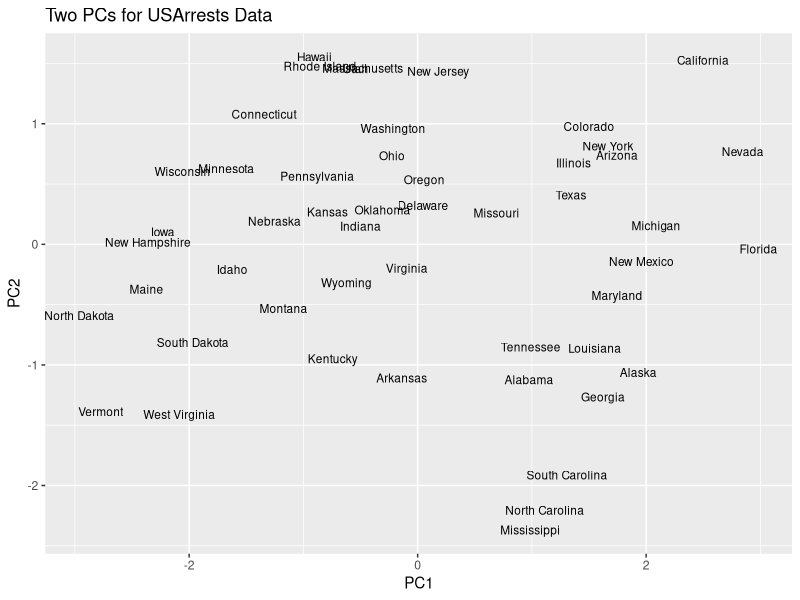

Source code (R):
## ---- chunk 1
#load tidyverse package
library(tidyverse)

#load USArrests dataset
data("USArrests")

# Step 1: Standardise

#need to prepare data for PCA, normalise and standardise, can use inbuilt function apply() 

#Q1: Attempt to replicate the scaling using a for loop

#initialise new vector to hold standardised columns of data
stand_usarrests <- c()

#loop through each column of data set
for (i in 1:ncol(USArrests)){
  
  #assign whole column to a variable and get mean and standard deviation of column
  arr_col <- USArrests[,i]
  arr_mean <- mean(arr_col)
  arr_sd <- sd(arr_col)
  
  #standardise column 
  stand_col <- (arr_col-arr_mean)/arr_sd
  
  #add to stand_usarrests
  stand_usarrests <- cbind(stand_usarrests, stand_col)
}

#keep same column names 
colnames(stand_usarrests) <- colnames(USArrests)

head(stand_usarrests)

# Step 2: Compute Covariance Matrix

covmat_usarrests <- cov(stand_usarrests)

#Step 3: Calculate Eigenvalues

eigen_usarrests <- eigen(covmat_usarrests)

#Step 4: Choose subset of principal components

#want only two principal components
#keep first two columns 
pc_usarrests <- eigen_usarrests$vectors[,1:2]

#Eigenvectors calculated in R point in the negative direction, in the main package to perform PCA in R they point in the positive direction. To ensure we can perform the comparison we will flip the sign by multiplying by −1

pc_usarrests <- -pc_usarrests

colnames(pc_usarrests) <- c("PC1", "PC2")
rownames(pc_usarrests) <- colnames(USArrests)

#Step 5: Project and Plot

#PC1 corresponds to seriousness of crimes
#PC2 corresponds to urban population
pc1 <- as.matrix(stand_usarrests) %*% pc_usarrests[, 1]
pc2 <- as.matrix(stand_usarrests) %*% pc_usarrests[, 2]

#create data frame to be able to use ggplot
arrestsData <- data.frame(state=row.names(USArrests), pc1, pc2)

ggplot(arrestsData, aes(pc1, pc2)) + geom_text(aes(label=state), size=3) + labs(x="PC1", y="PC2", title="Two PCs for USArrests Data")

